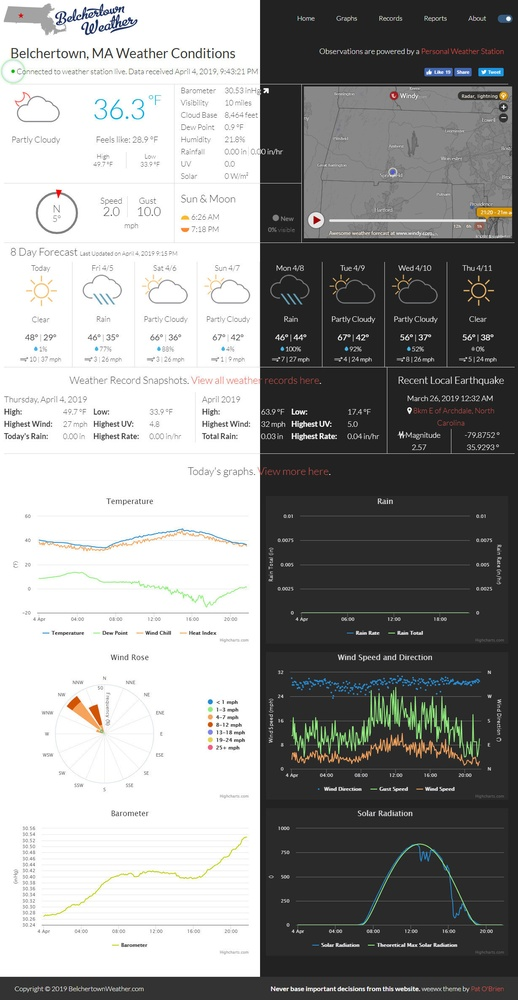
#> input picture assets/light_dark_modes.jpg, 518 x 1000 px, shrunk from 1229 x 2371 before the run
$ python flatten_glass.py ../../assets/light_dark_modes.jpg out.png 1.0
#> lines starting #> are read from the running program, lines starting #| are printed output that depends on the picture
"""High-pass flatten a 'frost/rain on glass' photo so it blends cleanly as an overlay.

Removes the low-frequency lighting gradient (bright corners / dark center) while keeping
the sharp high-frequency frost/drop detail, re-centered on mid-gray (128) which is the
neutral point for 'overlay' / 'soft-light' CSS blend modes.

    flat = (original - blur(original)) * gain + 128
"""
import sys
import numpy as np
from PIL import Image, ImageFilter

src   = sys.argv[1]
dst   = sys.argv[2]
gain  = float(sys.argv[3]) if len(sys.argv) > 3 else 1.30

im = Image.open(src).convert("RGB")
#> im is the input picture: PIL image 518x1000 RGB; mean R, G, B 150.3, 150.7, 149.8
w, h = im.size
#> w = 518; h = 1000
# blur radius large enough to capture only the lighting gradient, not the frost structure
radius = max(w, h) / 16.0
#> radius = 62.5

arr  = np.asarray(im, dtype=np.float32)
blur = np.asarray(im.filter(ImageFilter.GaussianBlur(radius=radius)), dtype=np.float32)
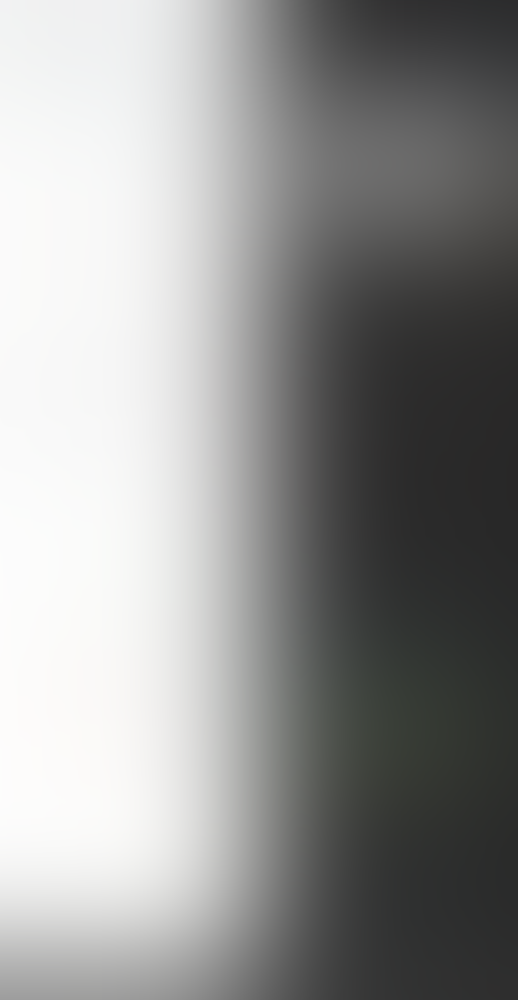
#> blur: shape (1000, 518, 3) float32; mean R, G, B 148.9, 149.2, 148.4

flat = (arr - blur) * gain + 128.0
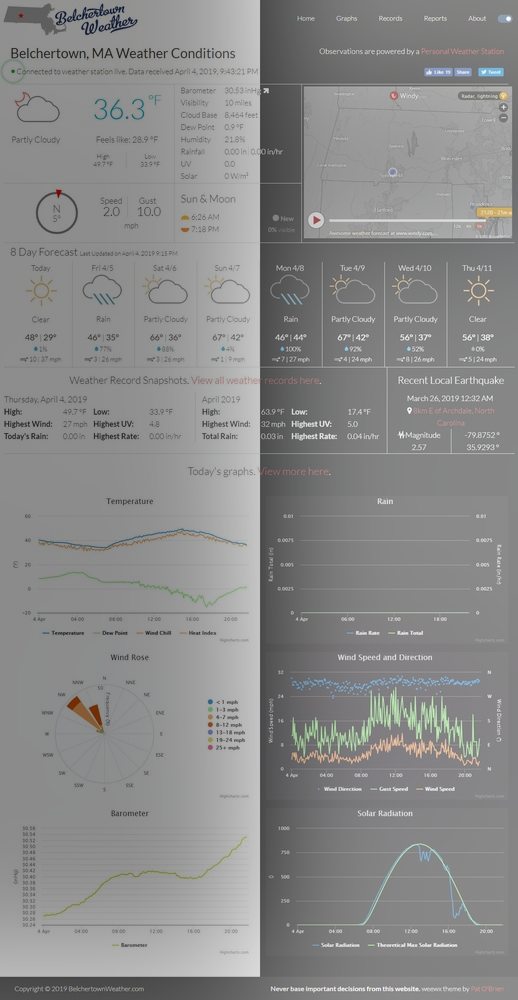
#> flat: shape (1000, 518, 3) float32; mean R, G, B 129.4, 129.5, 129.5; drawn with min black and max white
flat = np.clip(flat, 0, 255).astype(np.uint8)
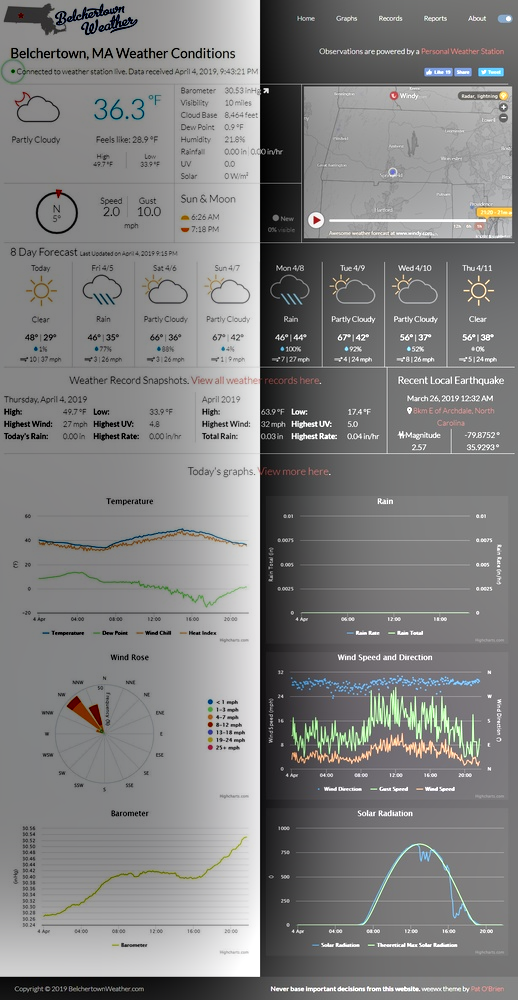
#> flat: shape (1000, 518, 3); mean R, G, B 129.5, 129.5, 129.5

out = Image.fromarray(flat, "RGB")
out.save(dst, quality=92)
print(f"{src}  {w}x{h}  blur_radius={radius:.0f}  gain={gain}")
#| ../../assets/light_dark_modes.jpg  518x1000  blur_radius=62  gain=1.0
print(f"  field mean (orig)  R{arr[...,0].mean():.0f} G{arr[...,1].mean():.0f} B{arr[...,2].mean():.0f}")
#|   field mean (orig)  R150 G151 B150
print(f"  field mean (flat)  R{flat[...,0].mean():.0f} G{flat[...,1].mean():.0f} B{flat[...,2].mean():.0f}  -> should sit near 128")
#|   field mean (flat)  R130 G130 B130  -> should sit near 128
print(f"  wrote {dst}")

$ run again, on assets/windrose.png
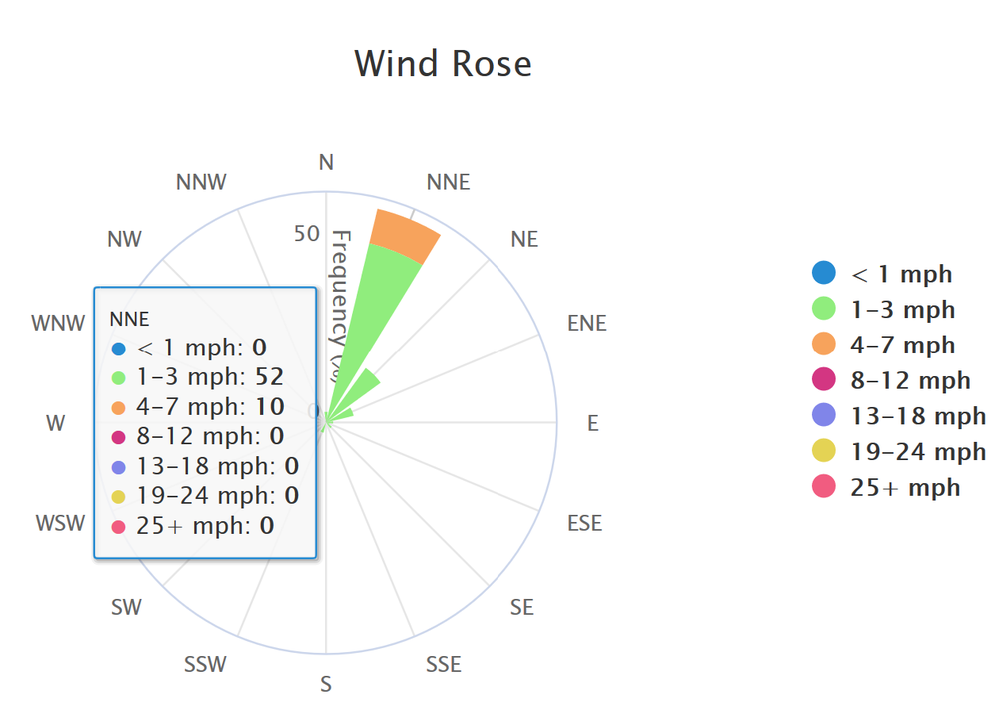
#> input picture assets/windrose.png, 999 x 706 px, shrunk from 1260 x 890 before the run
#> `flat = (arr - blur) * gain + 128.0`:
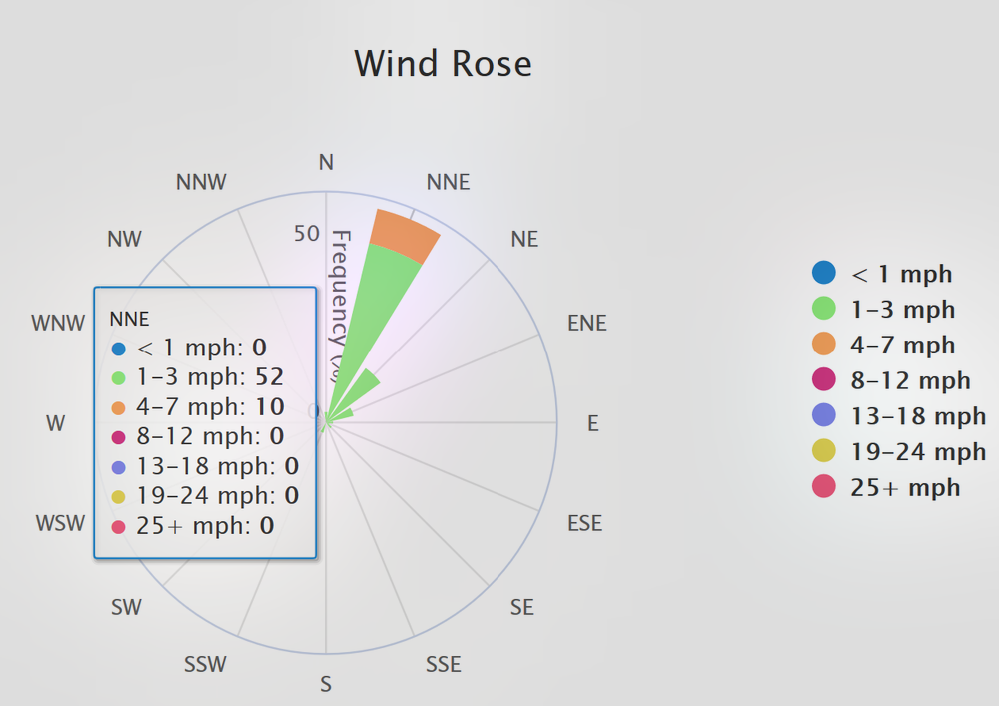
#> flat: shape (706, 999, 3) float32; mean R, G, B 127.5, 127.4, 127.4; drawn with min black and max white
#> `flat = np.clip(flat, 0, 255).astype(np.uint8)`:
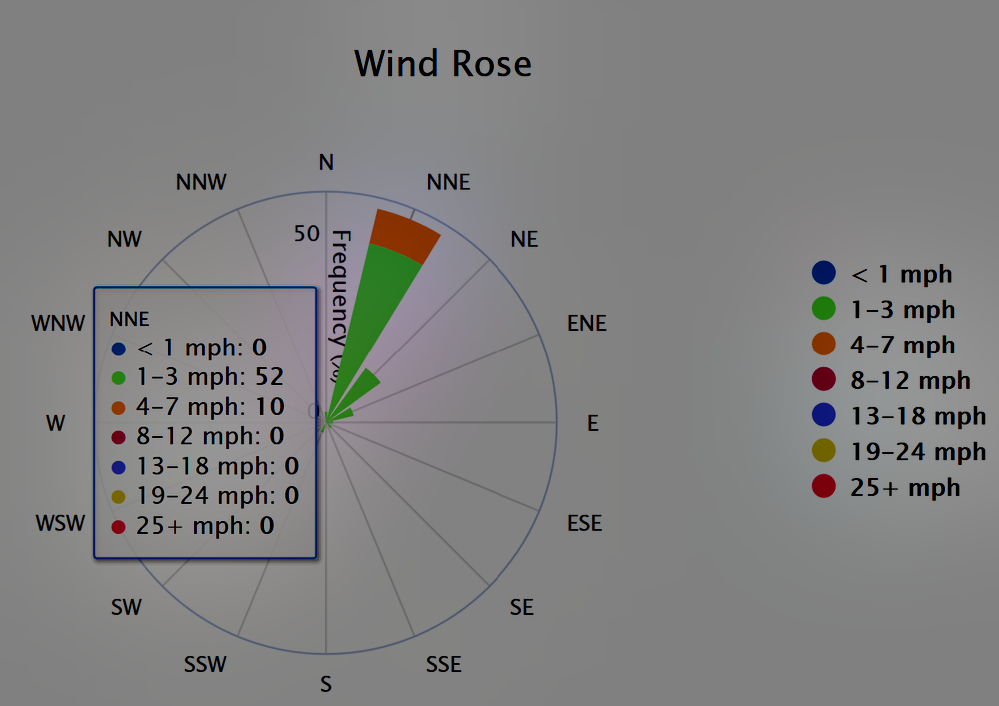
#> flat: shape (706, 999, 3); mean R, G, B 128.6, 128.5, 128.5
#| ../../assets/windrose.png  999x706  blur_radius=62  gain=1.0
#|   field mean (orig)  R248 G249 B248
#|   field mean (flat)  R129 G128 B128  -> should sit near 128
